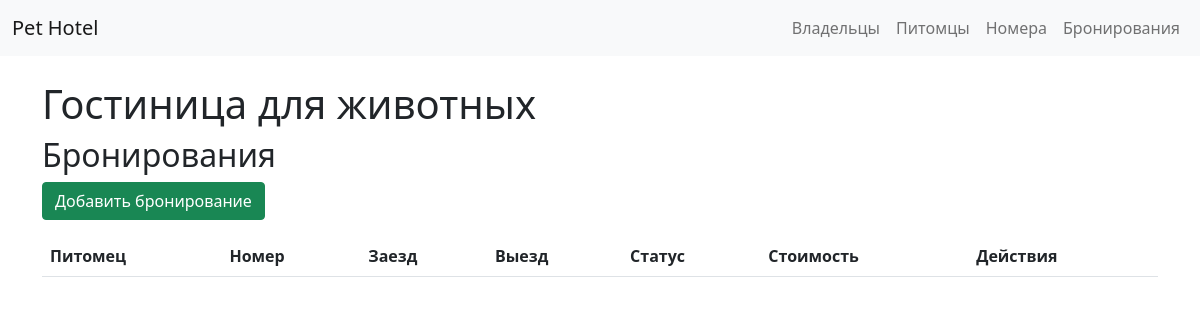
The app's page /hotel/bookings/, older data.
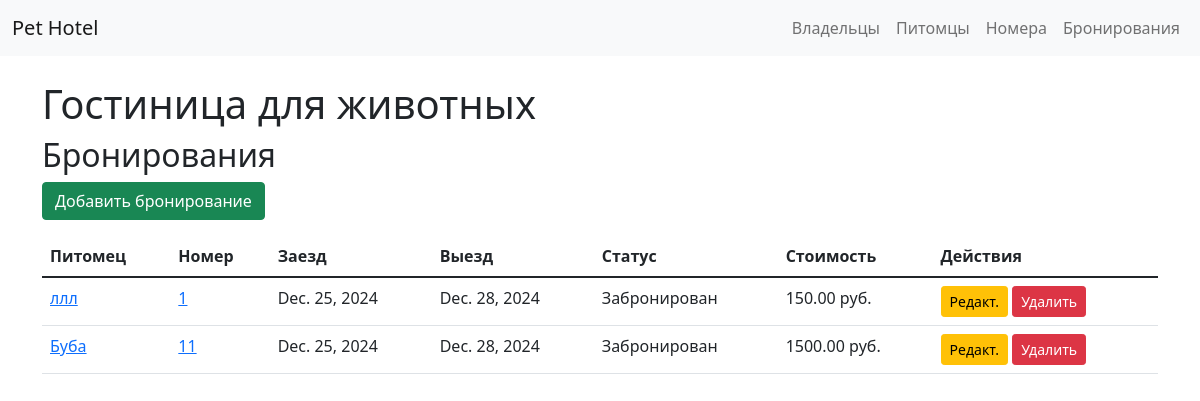
The same page, newer data.
### hotel/models.py (models this page shows, shortened)
class Booking(models.Model):
    STATUSES = (('booked', 'Забронирован'), ('active', 'Проживает'), ('completed', 'Завершено'))
    pet = models.ForeignKey(Pet, on_delete=models.CASCADE)
    room = models.ForeignKey(Room, on_delete=models.CASCADE)
    check_in_date = models.DateField()
    check_out_date = models.DateField()
    status = models.CharField(max_length=10, choices=STATUSES, default='booked')
    total_cost = models.DecimalField(max_digits=10, decimal_places=2, null=True, blank=True)

class Pet(models.Model):
    PET_TYPES = (('dog', 'Собака'), ('cat', 'Кошка'), ('other', 'Другое'))
    name = models.CharField(max_length=100)
    type = models.CharField(max_length=10, choices=PET_TYPES)
    breed = models.CharField(max_length=100, blank=True)
    owner = models.ForeignKey(Owner, on_delete=models.CASCADE)
    special_notes = models.TextField(blank=True)

class Room(models.Model):
    room_number = models.CharField(max_length=10, unique=True)
    type = models.CharField(max_length=100)  # "Стандарт", "Люкс"
    price_per_day = models.DecimalField(max_digits=8, decimal_places=2)

### hotel/views.py (the view)
# urls.py: path('bookings/', views.booking_list, name='booking_list'),
def booking_list(request):
    bookings = Booking.objects.all()
    return render(request, 'hotel/booking_list.html', {'bookings': bookings})

### hotel/templates/hotel/booking_list.html
{% extends 'hotel/base.html' %}
{% block content %}
<h2>Бронирования</h2>
<a href="{% url 'booking_create' %}" class="btn btn-success mb-3">Добавить бронирование</a>
<table class="table">
    <thead>
        <tr>
            <th>Питомец</th>
            <th>Номер</th>
            <th>Заезд</th>
            <th>Выезд</th>
            <th>Статус</th>
            <th>Стоимость</th>
            <th>Действия</th>
        </tr>
    </thead>
    <tbody>
        {% for booking in bookings %}
        <tr>
            <td><a href="{% url 'pet_detail' booking.pet.id %}">{{ booking.pet.name }}</a></td>
            <td><a href="{% url 'room_detail' booking.room.id %}">{{ booking.room.room_number }}</a></td>
            <td>{{ booking.check_in_date }}</td>
            <td>{{ booking.check_out_date }}</td>
            <td>{{ booking.get_status_display }}</td>
            <td>{{ booking.total_cost|default:"расчитывается..." }} руб.</td>
            <td>
                <a href="{% url 'booking_edit' booking.id %}" class="btn btn-sm btn-warning">Редакт.</a>
                <a href="{% url 'booking_delete' booking.id %}" class="btn btn-sm btn-danger">Удалить</a>
            </td>
        </tr>
        {% endfor %}
    </tbody>
</table>
{% endblock %}

Row changes from the older to the newer data that the page shows:
added Booking: pet.name "ллл", room.room_number "1", check_in_date "Dec. 25, 2024", check_out_date "Dec. 28, 2024", status "Забронирован", total_cost "150.00"
added Booking: pet.name "Буба", room.room_number "11", check_in_date "Dec. 25, 2024", check_out_date "Dec. 28, 2024", status "Забронирован", total_cost "1500.00"
